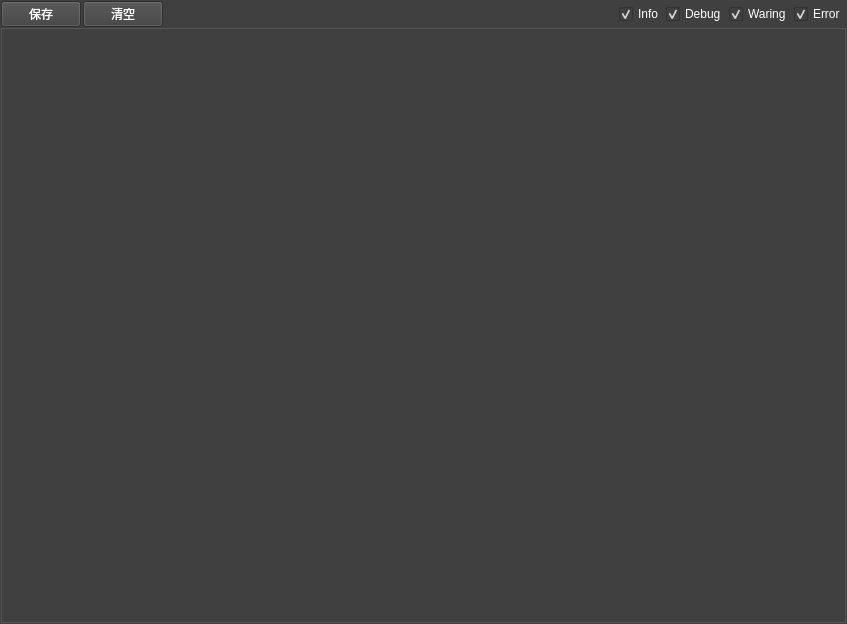
<?xml version="1.0" encoding="UTF-8"?>
<ui version="4.0">
 <class>LogDisplayClass</class>
 <widget class="QWidget" name="LogDisplayClass">
  <property name="geometry">
   <rect>
    <x>0</x>
    <y>0</y>
    <width>847</width>
    <height>624</height>
   </rect>
  </property>
  <property name="windowTitle">
   <string>Form</string>
  </property>
  <property name="styleSheet">
   <string notr="true">background-color: #404040;</string>
  </property>
  <layout class="QVBoxLayout" name="verticalLayout">
   <property name="spacing">
    <number>1</number>
   </property>
   <property name="leftMargin">
    <number>1</number>
   </property>
   <property name="topMargin">
    <number>1</number>
   </property>
   <property name="rightMargin">
    <number>1</number>
   </property>
   <property name="bottomMargin">
    <number>1</number>
   </property>
   <item>
    <layout class="QHBoxLayout" name="horizontalLayout">
     <property name="spacing">
      <number>2</number>
     </property>
     <item>
      <widget class="QPushButton" name="m_saveButton">
       <property name="styleSheet">
        <string notr="true">color: white;</string>
       </property>
       <property name="text">
        <string>保存</string>
       </property>
      </widget>
     </item>
     <item>
      <widget class="QPushButton" name="m_clearButton">
       <property name="styleSheet">
        <string notr="true">color: white;</string>
       </property>
       <property name="text">
        <string>清空</string>
       </property>
      </widget>
     </item>
     <item>
      <spacer name="horizontalSpacer">
       <property name="orientation">
        <enum>Qt::Orientation::Horizontal</enum>
       </property>
       <property name="sizeHint" stdset="0">
        <size>
         <width>40</width>
         <height>20</height>
        </size>
       </property>
      </spacer>
     </item>
     <item>
      <widget class="QCheckBox" name="cBInfo">
       <property name="styleSheet">
        <string notr="true">color: white;</string>
       </property>
       <property name="text">
        <string>Info</string>
       </property>
       <property name="checked">
        <bool>true</bool>
       </property>
      </widget>
     </item>
     <item>
      <widget class="QCheckBox" name="cBDebug">
       <property name="styleSheet">
        <string notr="true">color: white;</string>
       </property>
       <property name="text">
        <string>Debug</string>
       </property>
       <property name="checked">
        <bool>true</bool>
       </property>
      </widget>
     </item>
     <item>
      <widget class="QCheckBox" name="cBWaring">
       <property name="styleSheet">
        <string notr="true">color: white;</string>
       </property>
       <property name="text">
        <string>Waring</string>
       </property>
       <property name="checked">
        <bool>true</bool>
       </property>
      </widget>
     </item>
     <item>
      <widget class="QCheckBox" name="cBError">
       <property name="styleSheet">
        <string notr="true">color: white;</string>
       </property>
       <property name="text">
        <string>Error</string>
       </property>
       <property name="checked">
        <bool>true</bool>
       </property>
      </widget>
     </item>
    </layout>
   </item>
   <item>
    <widget class="QTableWidget" name="m_logTable">
     <property name="styleSheet">
      <string notr="true">/* 表格整体样式：匹配深色主背景 */
QTableWidget {
    background-color: #404040;       /* 与软件主背景一致 */
    alternate-background-color: #484848; /* 隔行变色，增强可读性 */
    color: #e0e0e0;                  /* 常规文字颜色 */
    gridline-color: #505050;         /* 网格线颜色，浅于背景增加层次 */
    border: 1px solid #555555;       /* 表格外边框 */
    selection-background-color: #2a6fb8; /* 选中单元格背景色（与下拉框统一） */
    selection-color: #ffffff;        /* 选中单元格文字色 */
    outline: none;                   /* 去掉默认选中外边框 */
}

/* 表格表头样式：突出且不刺眼 */
QHeaderView::section {
    background-color: #383838;       /* 表头背景（略深于表格） */
    color: #e8e8e8;                  /* 表头文字色（略亮于单元格） */
    border: none;                    /* 去掉表头默认边框 */
    border-bottom: 1px solid #555555;/* 表头底部分隔线 */
    border-right: 1px solid #505050; /* 表头列分隔线 */
    padding: 8px;                    /* 表头内边距 */
    font-weight: 500;                /* 表头文字加粗，突出层级 */
    text-align: center;              /* 表头文字居中 */
}

/* 表格单元格细化 */
QTableWidget::item {
    padding: 6px 8px;                /* 单元格内边距，避免文字贴边 */
    border: none;                    /* 去掉单元格默认边框 */
}

/* 单元格悬停效果（Qt5.15+支持） */
QTableWidget::item:hover {
    background-color: #3a3a5a;       /* 悬停背景色（蓝调深灰，与下拉框风格统一） */
    color: #e8e8e8;                  /* 悬停文字色 */
}

/* 表格垂直滚动条样式：适配深色主题 */
QScrollBar:vertical {
    background-color: #404040;       /* 滚动条背景 */
    width: 12px;                     /* 滚动条宽度 */
    margin: 0px 0px 0px 0px;
}
QScrollBar::handle:vertical {
    background-color: #606060;       /* 滚动条滑块 */
    border-radius: 6px;              /* 圆角，更现代 */
    min-height: 20px;
}
QScrollBar::handle:vertical:hover {
    background-color: #707070;       /* 滑块悬停色 */
}
QScrollBar::add-line:vertical, QScrollBar::sub-line:vertical {
    background: none;                /* 隐藏上下箭头按钮 */
}

/* 表格水平滚动条样式（可选） */
QScrollBar:horizontal {
    background-color: #404040;
    height: 12px;
    margin: 0px 0px 0px 0px;
}
QScrollBar::handle:horizontal {
    background-color: #606060;
    border-radius: 6px;
    min-width: 20px;
}
QScrollBar::handle:horizontal:hover {
    background-color: #707070;
}
QScrollBar::add-line:horizontal, QScrollBar::sub-line:horizontal {
    background: none;
}

/* 可选：表格角落样式 */
QTableCornerButton::section {
    background-color: #383838;
    border: 1px solid #555555;
}</string>
     </property>
    </widget>
   </item>
  </layout>
 </widget>
 <resources/>
 <connections/>
</ui>
